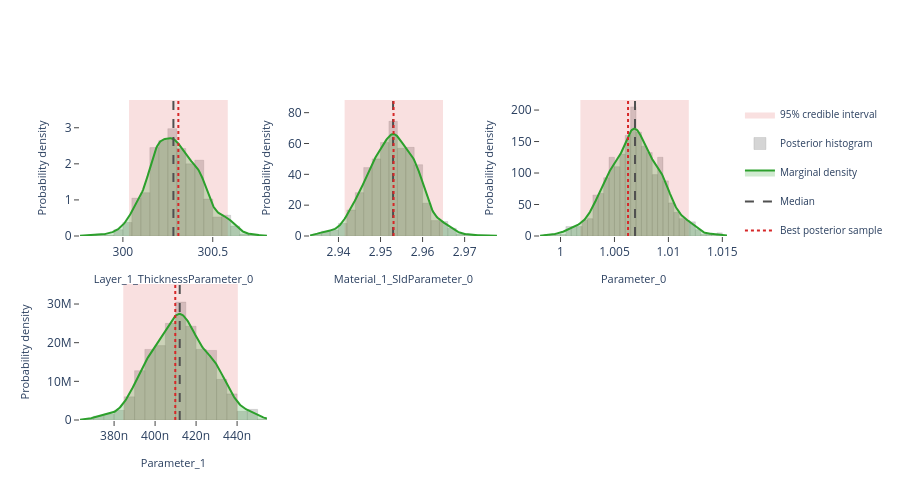

Notebook code for this chart:
### Markdown cell above
## Interactive posterior plots

The next three cells render the same Plotly figures that are shown on the
Bayesian Posterior tab of the EasyReflectometryApp:

* **Marginals** — per-parameter distribution: histogram + smooth KDE marginal,
  shaded 95% credible interval, and median / best-sample lines
  (`plot_distribution` or `posterior.distribution()`)
* **Corner plot** — pairwise marginals + 2-D contours + scatter (`plot_corner`)
* **Traces** — per-chain trace + marginal histogram (`plot_trace`)

The standalone helpers are called with ``return_figure=True`` so they return a
Plotly ``Figure`` that we render in the notebook with ``fig.show()``; the
``PosteriorResults`` methods return the figure directly.

### Code cell
# ---- Marginal posterior distributions ---------------------------------------
# One panel per free parameter, each overlaying the posterior histogram, a
# smooth Gaussian-KDE marginal, the shaded 95% credible interval, and the
# median / best-sample reference lines.  Mirrors the "Marginals" sub-tab in
# the EasyReflectometryApp.

# The PosteriorResults method passes ``logp`` through automatically so the
# best posterior sample (MAP) line is drawn:
fig = posterior.distribution()
fig.show()

# Standalone equivalent (pass ``logp`` to get the best-sample line):
# fig = plot_distribution(
#     posterior.draws,
#     posterior.param_names,
#     logp=posterior.logp,
#     return_figure=True,
# )
# fig.show()

### Figure 1 — Plotly figure (JSON) as saved in the notebook; plotly's stock layout.template omitted (floating-point values rounded to 4 significant figures; data arrays with more than 128 entries replaced by an {"elided": "..."} marker saying what was removed)
{"data": [{"fill": "toself", "fillcolor": "rgba(214, 39, 40, 0.14)", "hoverinfo": "skip", "legendgroup": "95% credible interval", "line": {"color": "rgba(214, 39, 40, 0.14)", "width": 0}, "mode": "lines", "name": "95% credible interval", "showlegend": true, "type": "scatter", "x": [300.0, 300.6, 300.6, 300.0, 300.0], "xaxis": "x", "y": [0.0, 0.0, 3.769, 3.769, 0.0], "yaxis": "y"}, {"histnorm": "probability density", "hovertemplate": "sample=%{x:.4f}<br>density: %{y:.2f}<extra></extra>", "legendgroup": "histogram", "marker": {"color": "rgba(120, 120, 120, 0.38)", "line": {"color": "rgba(120, 120, 120, 0.24)", "width": 1}}, "name": "Posterior histogram", "nbinsx": 40, "opacity": 0.82, "showlegend": true, "type": "histogram", "x": {"elided": "800 float values"}, "xaxis": "x", "yaxis": "y"}, {"fill": "tozeroy", "fillcolor": "rgba(44, 160, 44, 0.22)", "hovertemplate": "Layer_1_ThicknessParameter_0: %{x:.4f}<br>density: %{y:.4f}<extra></extra>", "legendgroup": "marginal", "line": {"color": "rgb(44, 160, 44)", "width": 2}, "mode": "lines", "name": "Marginal density", "showlegend": true, "type": "scatter", "x": {"elided": "256 float values"}, "xaxis": "x", "y": {"elided": "256 float values"}, "yaxis": "y"}, {"hovertemplate": "Median: %{x:.4f}<extra></extra>", "legendgroup": "Median", "line": {"color": "rgb(80, 80, 80)", "dash": "dash", "width": 2}, "mode": "lines", "name": "Median", "showlegend": true, "type": "scatter", "x": [300.3, 300.3], "xaxis": "x", "y": [0.0, 3.769], "yaxis": "y"}, {"hovertemplate": "Best posterior sample: %{x:.4f}<extra></extra>", "legendgroup": "Best posterior sample", "line": {"color": "rgb(214, 39, 40)", "dash": "dot", "width": 2}, "mode": "lines", "name": "Best posterior sample", "showlegend": true, "type": "scatter", "x": [300.3, 300.3], "xaxis": "x", "y": [0.0, 3.769], "yaxis": "y"}, {"fill": "toself", "fillcolor": "rgba(214, 39, 40, 0.14)", "hoverinfo": "skip", "legendgroup": "95% credible interval", "line": {"color": "rgba(214, 39, 40, 0.14)", "width": 0}, "mode": "lines", "name": "95% credible interval", "showlegend": false, "type": "scatter", "x": [2.941, 2.965, 2.965, 2.941, 2.941], "xaxis": "x2", "y": [0.0, 0.0, 88.21, 88.21, 0.0], "yaxis": "y2"}, {"histnorm": "probability density", "hovertemplate": "sample=%{x:.4f}<br>density: %{y:.2f}<extra></extra>", "legendgroup": "histogram", "marker": {"color": "rgba(120, 120, 120, 0.38)", "line": {"color": "rgba(120, 120, 120, 0.24)", "width": 1}}, "name": "Posterior histogram", "nbinsx": 40, "opacity": 0.82, "showlegend": false, "type": "histogram", "x": {"elided": "800 float values"}, "xaxis": "x2", "yaxis": "y2"}, {"fill": "tozeroy", "fillcolor": "rgba(44, 160, 44, 0.22)", "hovertemplate": "Material_1_SldParameter_0: %{x:.4f}<br>density: %{y:.4f}<extra></extra>", "legendgroup": "marginal", "line": {"color": "rgb(44, 160, 44)", "width": 2}, "mode": "lines", "name": "Marginal density", "showlegend": false, "type": "scatter", "x": {"elided": "256 float values"}, "xaxis": "x2", "y": {"elided": "256 float values"}, "yaxis": "y2"}, {"hovertemplate": "Median: %{x:.4f}<extra></extra>", "legendgroup": "Median", "line": {"color": "rgb(80, 80, 80)", "dash": "dash", "width": 2}, "mode": "lines", "name": "Median", "showlegend": false, "type": "scatter", "x": [2.953, 2.953], "xaxis": "x2", "y": [0.0, 88.21], "yaxis": "y2"}, {"hovertemplate": "Best posterior sample: %{x:.4f}<extra></extra>", "legendgroup": "Best posterior sample", "line": {"color": "rgb(214, 39, 40)", "dash": "dot", "width": 2}, "mode": "lines", "name": "Best posterior sample", "showlegend": false, "type": "scatter", "x": [2.953, 2.953], "xaxis": "x2", "y": [0.0, 88.21], "yaxis": "y2"}, {"fill": "toself", "fillcolor": "rgba(214, 39, 40, 0.14)", "hoverinfo": "skip", "legendgroup": "95% credible interval", "line": {"color": "rgba(214, 39, 40, 0.14)", "width": 0}, "mode": "lines", "name": "95% credible interval", "showlegend": false, "type": "scatter", "x": [1.002, 1.012, 1.012, 1.002, 1.002], "xaxis": "x3", "y": [0.0, 0.0, 216.0, 216.0, 0.0], "yaxis": "y3"}, {"histnorm": "probability density", "hovertemplate": "sample=%{x:.4f}<br>density: %{y:.2f}<extra></extra>", "legendgroup": "histogram", "marker": {"color": "rgba(120, 120, 120, 0.38)", "line": {"color": "rgba(120, 120, 120, 0.24)", "width": 1}}, "name": "Posterior histogram", "nbinsx": 40, "opacity": 0.82, "showlegend": false, "type": "histogram", "x": {"elided": "800 float values"}, "xaxis": "x3", "yaxis": "y3"}, {"fill": "tozeroy", "fillcolor": "rgba(44, 160, 44, 0.22)", "hovertemplate": "Parameter_0: %{x:.4f}<br>density: %{y:.4f}<extra></extra>", "legendgroup": "marginal", "line": {"color": "rgb(44, 160, 44)", "width": 2}, "mode": "lines", "name": "Marginal density", "showlegend": false, "type": "scatter", "x": {"elided": "256 float values"}, "xaxis": "x3", "y": {"elided": "256 float values"}, "yaxis": "y3"}, {"hovertemplate": "Median: %{x:.4f}<extra></extra>", "legendgroup": "Median", "line": {"color": "rgb(80, 80, 80)", "dash": "dash", "width": 2}, "mode": "lines", "name": "Median", "showlegend": false, "type": "scatter", "x": [1.007, 1.007], "xaxis": "x3", "y": [0.0, 216.0], "yaxis": "y3"}, {"hovertemplate": "Best posterior sample: %{x:.4f}<extra></extra>", "legendgroup": "Best posterior sample", "line": {"color": "rgb(214, 39, 40)", "dash": "dot", "width": 2}, "mode": "lines", "name": "Best posterior sample", "showlegend": false, "type": "scatter", "x": [1.006, 1.006], "xaxis": "x3", "y": [0.0, 216.0], "yaxis": "y3"}, {"fill": "toself", "fillcolor": "rgba(214, 39, 40, 0.14)", "hoverinfo": "skip", "legendgroup": "95% credible interval", "line": {"color": "rgba(214, 39, 40, 0.14)", "width": 0}, "mode": "lines", "name": "95% credible interval", "showlegend": false, "type": "scatter", "x": [3.845e-07, 4.404e-07, 4.404e-07, 3.845e-07, 3.845e-07], "xaxis": "x4", "y": [0.0, 0.0, 35180000.0, 35180000.0, 0.0], "yaxis": "y4"}, {"histnorm": "probability density", "hovertemplate": "sample=%{x:.4f}<br>density: %{y:.2f}<extra></extra>", "legendgroup": "histogram", "marker": {"color": "rgba(120, 120, 120, 0.38)", "line": {"color": "rgba(120, 120, 120, 0.24)", "width": 1}}, "name": "Posterior histogram", "nbinsx": 40, "opacity": 0.82, "showlegend": false, "type": "histogram", "x": {"elided": "800 float values"}, "xaxis": "x4", "yaxis": "y4"}, {"fill": "tozeroy", "fillcolor": "rgba(44, 160, 44, 0.22)", "hovertemplate": "Parameter_1: %{x:.4f}<br>density: %{y:.4f}<extra></extra>", "legendgroup": "marginal", "line": {"color": "rgb(44, 160, 44)", "width": 2}, "mode": "lines", "name": "Marginal density", "showlegend": false, "type": "scatter", "x": {"elided": "256 float values"}, "xaxis": "x4", "y": {"elided": "256 float values"}, "yaxis": "y4"}, {"hovertemplate": "Median: %{x:.4f}<extra></extra>", "legendgroup": "Median", "line": {"color": "rgb(80, 80, 80)", "dash": "dash", "width": 2}, "mode": "lines", "name": "Median", "showlegend": false, "type": "scatter", "x": [4.12e-07, 4.12e-07], "xaxis": "x4", "y": [0.0, 35180000.0], "yaxis": "y4"}, {"hovertemplate": "Best posterior sample: %{x:.4f}<extra></extra>", "legendgroup": "Best posterior sample", "line": {"color": "rgb(214, 39, 40)", "dash": "dot", "width": 2}, "mode": "lines", "name": "Best posterior sample", "showlegend": false, "type": "scatter", "x": [4.098e-07, 4.098e-07], "xaxis": "x4", "y": [0.0, 35180000.0], "yaxis": "y4"}], "layout": {"barmode": "overlay", "height": 500, "legend": {"font": {"size": 10}}, "plot_bgcolor": "white", "showlegend": true, "xaxis": {"anchor": "y", "domain": [0.0, 0.2889], "range": [299.8, 300.8], "showgrid": false, "ticks": "outside", "title": {"font": {"size": 11}, "text": "Layer_1_ThicknessParameter_0"}, "zeroline": false}, "xaxis2": {"anchor": "y2", "domain": [0.3556, 0.6444], "range": [2.933, 2.978], "showgrid": false, "ticks": "outside", "title": {"font": {"size": 11}, "text": "Material_1_SldParameter_0"}, "zeroline": false}, "xaxis3": {"anchor": "y3", "domain": [0.7111, 1.0], "range": [0.9981, 1.015], "showgrid": false, "ticks": "outside", "title": {"font": {"size": 11}, "text": "Parameter_0"}, "zeroline": false}, "xaxis4": {"anchor": "y4", "domain": [0.0, 0.2889], "range": [3.634e-07, 4.545e-07], "showgrid": false, "ticks": "outside", "title": {"font": {"size": 11}, "text": "Parameter_1"}, "zeroline": false}, "xaxis5": {"anchor": "y5", "domain": [0.3556, 0.6444], "showgrid": false, "ticks": "outside", "zeroline": false}, "xaxis6": {"anchor": "y6", "domain": [0.7111, 1.0], "showgrid": false, "ticks": "outside", "zeroline": false}, "yaxis": {"anchor": "x", "domain": [0.575, 1.0], "range": [0.0, 3.769], "showgrid": false, "ticks": "outside", "title": {"font": {"size": 11}, "text": "Probability density"}, "zeroline": false}, "yaxis2": {"anchor": "x2", "domain": [0.575, 1.0], "range": [0.0, 88.21], "showgrid": false, "ticks": "outside", "title": {"font": {"size": 11}, "text": "Probability density"}, "zeroline": false}, "yaxis3": {"anchor": "x3", "domain": [0.575, 1.0], "range": [0.0, 216.0], "showgrid": false, "ticks": "outside", "title": {"font": {"size": 11}, "text": "Probability density"}, "zeroline": false}, "yaxis4": {"anchor": "x4", "domain": [0.0, 0.425], "range": [0.0, 35180000.0], "showgrid": false, "ticks": "outside", "title": {"font": {"size": 11}, "text": "Probability density"}, "zeroline": false}, "yaxis5": {"anchor": "x5", "domain": [0.0, 0.425], "showgrid": false, "ticks": "outside", "zeroline": false}, "yaxis6": {"anchor": "x6", "domain": [0.0, 0.425], "showgrid": false, "ticks": "outside", "zeroline": false}}}
